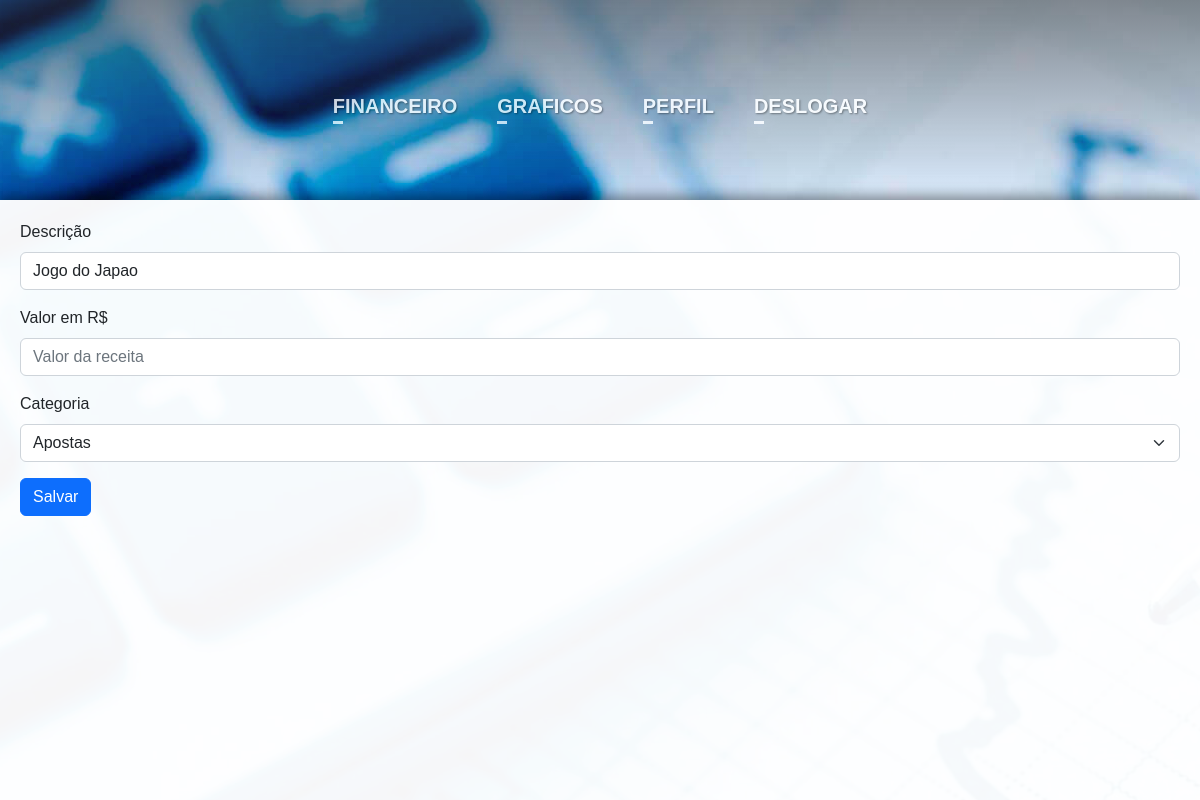
/auth/receitaEdit/2 (signed in), run on an earlier commit of the app's database.
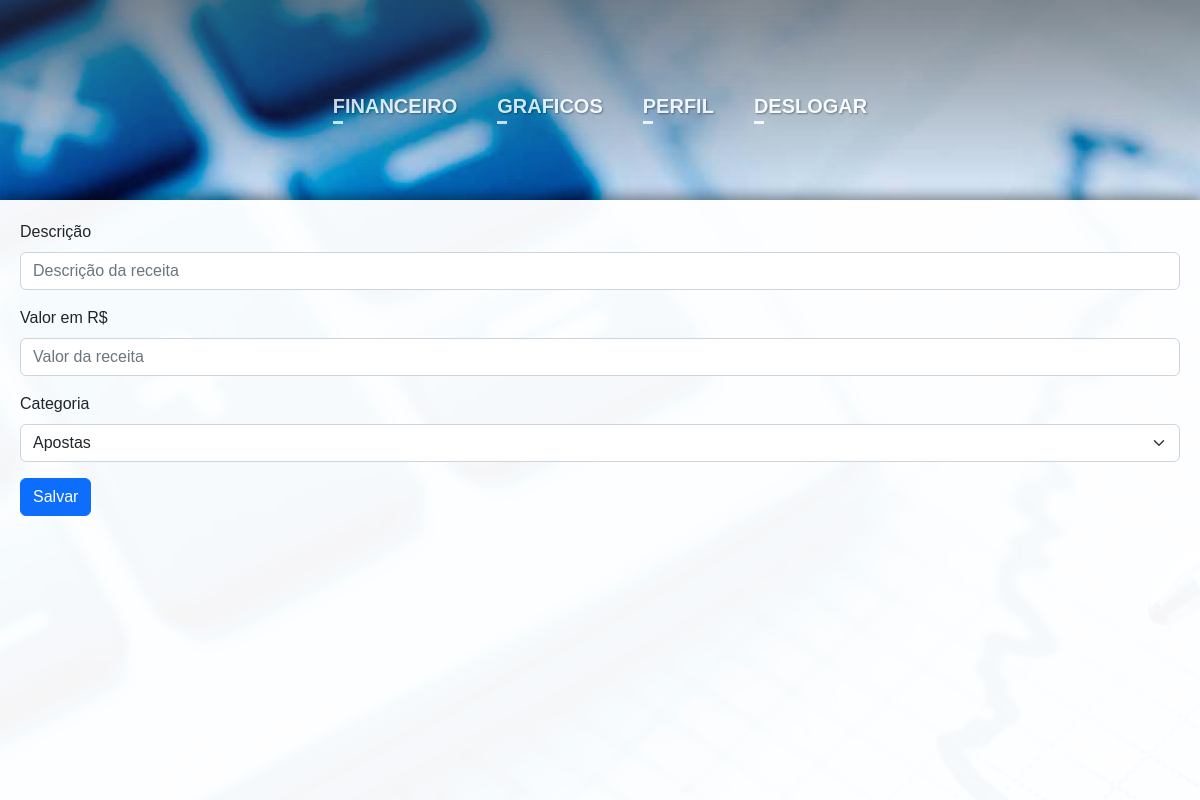
And on a later commit of the database.
### main/models.py (models this page shows)
class Receita(models.Model):
    categoria = models.ForeignKey(Categoria, on_delete=models.CASCADE, null=True, blank=True)
    descricao = models.CharField(max_length=100)
    valor = models.FloatField()
    user = models.ForeignKey(User, on_delete=models.CASCADE, null=True, blank=True)
    data = models.DateField(auto_now_add=True)

### main/views.py (the view)
# urls.py: path('receitaEdit/<int:id>', views.receitaEdit, name='receitaEdit'),
@login_required
def receitaEdit(request, id):
    receita = Receita.objects.filter(id=id).first()
    categorias = Categoria.objects.all
    return render(request, 'editar/editReceitas.html',{'receita':receita,'categorias':categorias})

### main/templates/editar/editReceitas.html (shortened to what this page needs)
{% load static %}
<!DOCTYPE html>
<html lang="en">
<head>
    <link rel="stylesheet" href="{% static 'css/style.css' %}">
    <link href="https://cdn.jsdelivr.net/npm/bootstrap@5.2.3/dist/css/bootstrap.min.css" rel="stylesheet">
</head>
<body>
    <div class="Backgroundimg">
        {% include 'components/navbar.html' %}
        <div class="container-principal">
            <div class="btnsfin" style="width: 100%;">
                <form style="width: 100%;" action="{% url 'receitaEdit2' receita.id %}" method="POST">
                    <div class="mb-3" style="text-align: left;">
                        <label class="form-label">Descrição</label>
                        <input type="text" class="form-control" style="width: 100%;" name="descricao" value="{{receita.descricao}}" placeholder="Descrição da receita" required>
                    </div>
                    <div class="mb-3" style="text-align: left;">
                        <label class="form-label">Valor em R$</label>
                        <input type="text" class="form-control" style="width: 100%;" id="valor" name="valor" placeholder="Valor da receita" required>
                    </div>
                    <div class="mb-3" style="text-align: left;">
                        <label class="form-label">Categoria</label>
                        <select class="form-select" name="categoria" aria-label="Default select example">
                            {% for categorias in categorias %}
                            <option value="{{categorias.id}}">{{categorias.nome}}</option>
                            {% endfor %}
                        </select>
                    </div>
                    <button style="float: left;" class="btn btn-primary">Salvar</button>
                </form>
            </div>
        </div>
    </div>
</body>
</html>

What changed in the data, as far as the page shows it:
removed Receita: descricao "Jogo do Japao"
